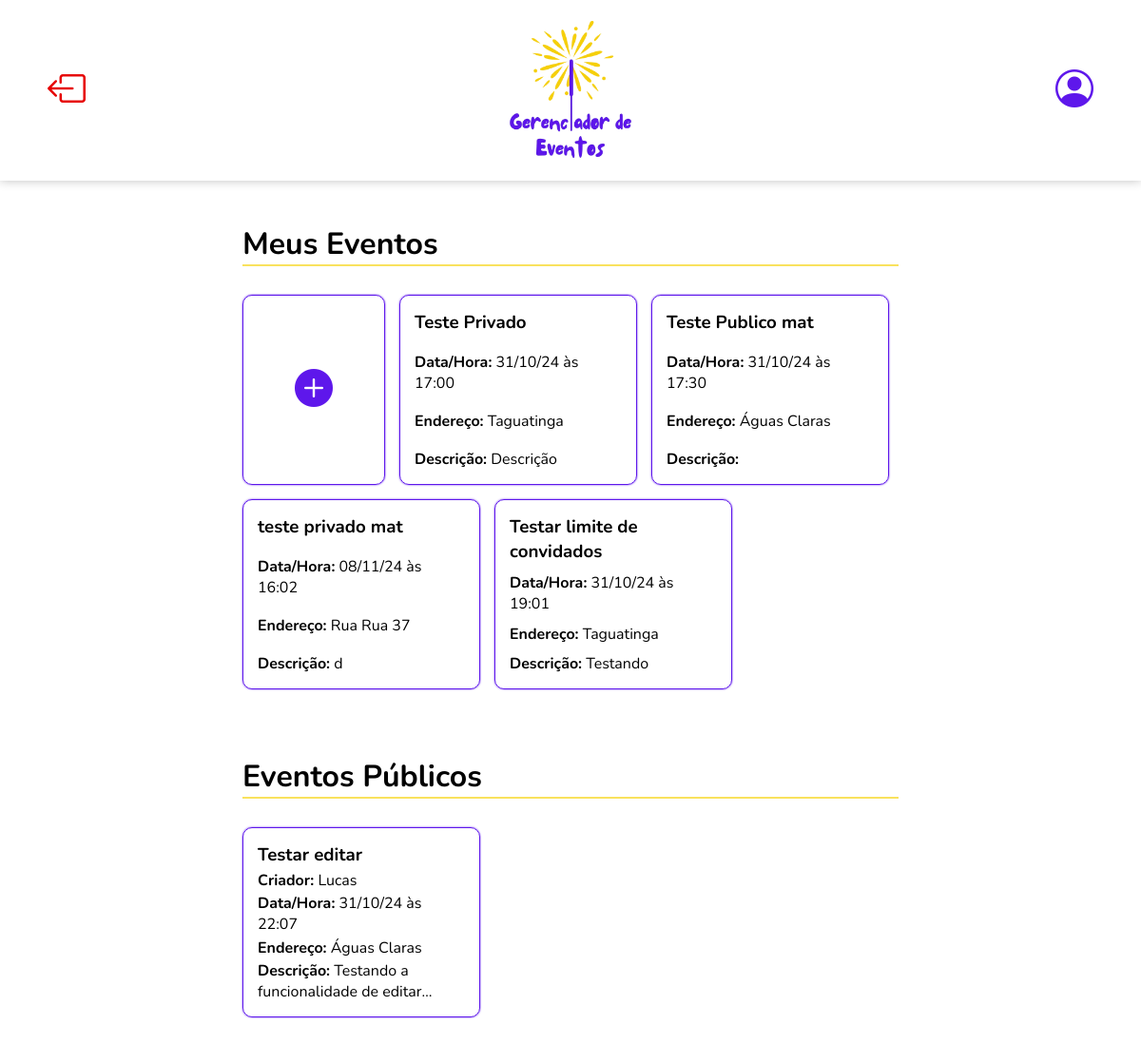
/usuarios/principal/ (signed in), run on an earlier commit of the app's database.
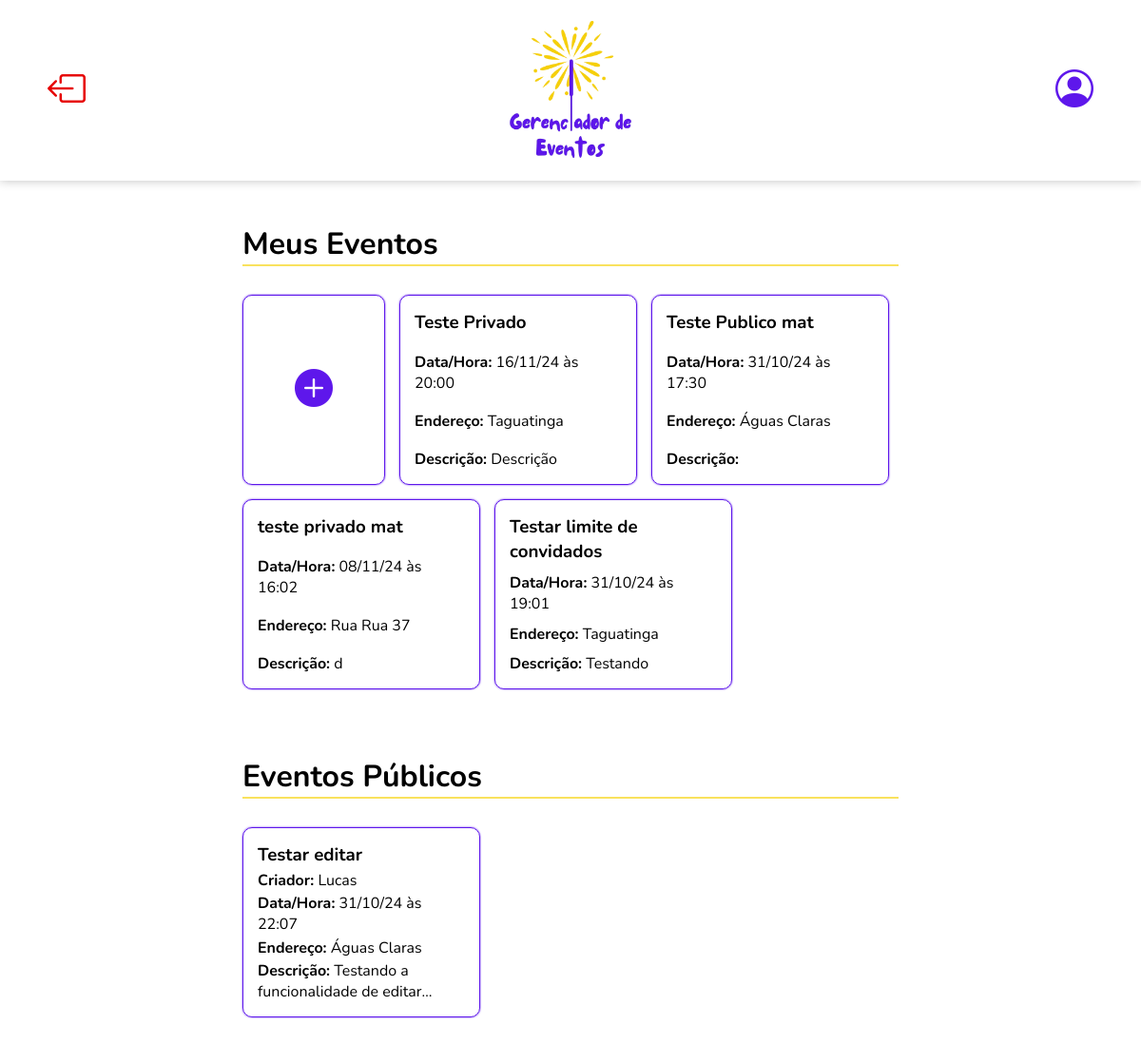
And on a later commit of the database.
### eventos/models.py (models this page shows)
class Evento(models.Model):
    nome = models.CharField(max_length=100)
    data_hora = models.DateTimeField()
    endereco = models.CharField(max_length=255)
    descricao = models.TextField(blank=True, null=True)
    limite_convidados = models.PositiveIntegerField()
    visibilidade = models.CharField(max_length=7, choices=[('publico', 'Público'), ('privado', 'Privado')])
    criador = models.ForeignKey(Usuario, on_delete=models.CASCADE)
    convidados = models.ManyToManyField(Usuario, related_name='eventos_inscritos', blank=True)

### usuarios/views.py (the view)
# urls.py: path('principal/', views.pagina_principal, name='pagina_principal'),
@login_required
def pagina_principal(request):
    eventos_usuario = Evento.objects.filter(
        Q(criador=request.user) | Q(convidados=request.user)
    ).distinct()
    eventos_publicos = Evento.objects.filter(visibilidade='publico').exclude(
        Q(convidados=request.user) | Q(criador=request.user)
    )
    context = {
        'eventos_usuario': eventos_usuario,  # Meus eventos (criados ou inscritos)
        'eventos_publicos': eventos_publicos,  # Eventos públicos (não inscritos)
    }
    return render(request, 'usuarios/pagina_principal.html', context)

### usuarios/templates/usuarios/pagina_principal.html (shortened to what this page needs)
<!DOCTYPE html>
<html lang="pt-br">
<head>
    <link rel="stylesheet" href="https://cdn.jsdelivr.net/npm/bootstrap-icons/font/bootstrap-icons.css">
    {% load static %}
    <link rel="stylesheet" href="{% static 'setup/estilo_padrao.css' %}">
    <link rel="stylesheet" href="{% static 'css/pagina_principal.css' %}">
</head>
<body>
    <header>
        <a href="{% url 'home' %}" class="btn-logout">
            <i class="bi bi-box-arrow-left"></i>
        </a>
        <img src="{% static 'images/event-manager.png' %}" alt="Logo Gerenciador de Eventos">
        <a href="{% url 'perfil_usuario' %}" class="btn-perfil">
            <i class="bi bi-person-circle"></i>
        </a>
    </header>
    <div class="section">
        <h1>Meus Eventos</h1>
        <hr class="hr-eventos">
        <div class="meus-eventos">
            <a href="{% url 'criar_evento' %}" class="create-event-btn">
                <i class="bi bi-plus-circle-fill"></i>
            </a>
            {% for evento in eventos_usuario %}
                <a href="{% url 'detalhes_evento' evento.id %}" class="event-card-link">
                    <div class="event-card">
                        <h3>{{ evento.nome }}</h3>
                        <p><strong>Data/Hora:</strong> {{ evento.data_hora|date:"d/m/y \à\s H:i" }}</p>
                        <p><strong>Endereço:</strong> {{ evento.endereco }}</p>
                        <p class="descricao"><strong>Descrição:</strong> {{ evento.descricao }}</p>
                    </div>
                </a>
            {% endfor %}
        </div>
    </div>
    <div class="section eventos-publicos-section">
        <h1>Eventos Públicos</h1>
        <hr class="hr-eventos">
        <div class="eventos-publicos">
            {% if eventos_publicos %}
                {% for evento in eventos_publicos %}
                    <a href="{% url 'detalhes_evento' evento.id %}" class="event-card-link">
                        <div class="event-card">
                            <h3>{{ evento.nome }}</h3>
                            <p><strong>Criador:</strong> {{ evento.criador.username }}</p>
                            <p><strong>Data/Hora:</strong> {{ evento.data_hora|date:"d/m/y \à\s H:i" }}</p>
                            <p><strong>Endereço:</strong> {{ evento.endereco }}</p>
                            <p class="descricao"><strong>Descrição:</strong> {{ evento.descricao }}</p>
                        </div>
                    </a>
                {% endfor %}
            {% else %}
                <p>Atualmente não há eventos públicos disponíveis.</p>
            {% endif %}
        </div>
    </div>
</body>
</html>

What changed in the data, as far as the page shows it:
changed Evento "Teste Privado": data_hora "31/10/24 às 17:00" → "16/11/24 às 20:00"
